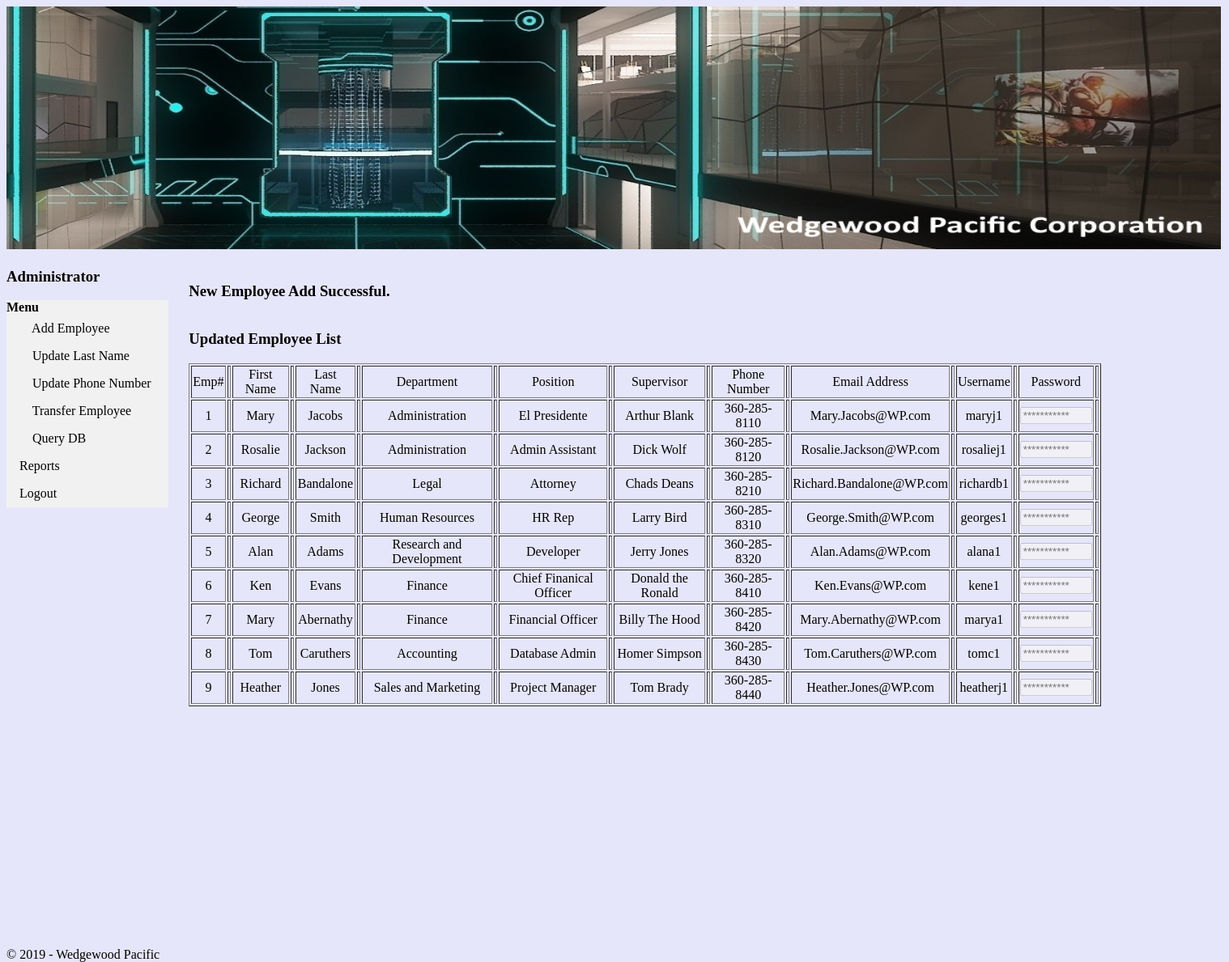
The page /PHP/newemployee.php on the database its author committed.
### tables this page shows
CREATE TABLE Employee (
                EmployeeNumber INT AUTO_INCREMENT NOT NULL,
                FirstName CHAR(25) NOT NULL,
                LastName CHAR(25) NOT NULL,
                Department CHAR(35) NOT NULL DEFAULT "Human Resources",
                Position CHAR(35),
                Supervisor CHAR(35),
                OfficePhone CHAR(12),
                EmailAddress VARCHAR(100) NOT NULL,
                Username VARCHAR(15) NOT NULL,
                Password VARCHAR(15) NOT  NULL,
                CONSTRAINT Employee_Num_PK PRIMARY KEY (EmployeeNumber)
);

### PHP/newemployee.php (the view, shortened to what this page needs)
<!DOCTYPE html>
<html>
<head>
<link rel="stylesheet" type="text/css" href="wpstyle.css">
</head>
<body>
<section id="top">
<img src="banner.jpg" alt="banner" style="width:1500px;height:300px;" >
</section>
<section id="menu">
<h3> Administrator </h3>
	<ul>
		<li><b>Menu</b></li>
		<li><a href="newemployee.html">&nbsp &nbsp Add Employee</a></li>
		<li><a href="changelastnm.php">&nbsp &nbsp Update Last Name</a></li>
		<li><a href="changeph.php">&nbsp &nbsp Update Phone Number</a></li>
		<li><a href="moveemp.php">&nbsp &nbsp Transfer Employee</a></li>
		<li><a href="querydb.html">&nbsp &nbsp Query DB</a></li>
		<li><a href="Reports.html">Reports</a></li>
		<li><a href="wphome.html">Logout</a></li>
	</ul>
</section>
<?php
  $servername = "localhost";
  $username = "root";
  $password = "";
  $dbname = "wp";
  $firstname= $_POST["firstname"];
  $lastname=  $_POST["lastname"];
  $department= $_POST["department"];
  $position=  $_POST["position"];
  $supervisor=  $_POST["supervisor"];
  $officenumber=  $_POST["officephone"];
  $emailaddress= $_POST["emailaddress"];
  $user= $_POST["username"];
  $pass= $_POST["password"];
  $conn = new mysqli($servername, $username, $password, $dbname);
	$result = $conn->query("insert into employee (EmployeeNumber,FirstName, LastName, Department, Position, Supervisor, OfficePhone, EmailAddress, Username, Password) value (NULL, '$firstname','$lastname','$department','$position','$supervisor','$officenumber', '$emailaddress', '$user', '$pass' )");
   if($result === true)
      echo "<br/><h3> New Employee Add Successful. </h3>";
   else
      echo "<br/> <h3>Failed to add new employee. </h3><br/>";
?>
<section id="main">
<h3>Updated Employee List</h3>
         <table border ="1">
        <thead>
            <tr>
                <td><center>Emp#<td></center>
                <td><center>First Name<td></center>
				<td><center>Last Name<td></center>
				<td><center>Department<td></center>
				<td><center>Position<td></center>
				<td><center>Supervisor<td></center>
				<td><center>Phone Number<td></center>
				<td><center>Email Address<td></center>
				<td><center>Username<td></center>
				<td><center>Password<td></center>
            </tr>
        </thead>
        <tbody>
        <?php
			$servername = "localhost";
			$username = "root";
			$password = "";
			$dbname = "wp";
			$conn = new mysqli($servername, $username, $password, $dbname);
            $results = $conn->query("select employeenumber, firstname, lastname, department, position, supervisor, officephone, emailaddress, username, password from employee where not employeenumber ='10'");
            while($row = $results->fetch_assoc()) {
            ?>
                <tr>
					<td><center><?php echo $row['employeenumber']?><td></center>
                    <td><center><?php echo $row['firstname']?><td></center>
                    <td><center><?php echo $row['lastname']?><td></center>
					<td><center><?php echo $row['department']?><td></center>
					<td><center><?php echo $row['position']?><td></center>
                    <td><center><?php echo $row['supervisor']?><td></center>
					<td><center><?php echo $row['officephone']?><td></center>
					<td><center><?php echo $row['emailaddress']?><td></center>
					<td><center><?php echo $row['username']?><td></center>
					<td><center><input disabled type ="" size="8" placeholder="***********"<?php echo $row['password']?></input></center><td>
                </tr>
            <?php
            }
            ?>
            </tbody>
            </table>
</section>
<section id="footer">
<footer>
<center>© 2019 - Wedgewood Pacific</center
</footer>
</section>
</body>
</html>

### CSS/wpstyle.css (style rules this page uses)
body { background-color: #E6E6FA; }
ul { list-style-type: none; margin: 0; padding: 0; width: 200px; background-color: #f1f1f1; }
li a { display: block; color: #000; padding: 8px 16px; text-decoration: none; }
section#menu { float: left; width: 15%; height: 800px; }
section#main { float: left; width: 75%; height:800px; }
section#footer { position:fixed; bottom:0; width:50% height:20px; }

### rows shown on the page
employee: EmployeeNumber "1", FirstName "Mary", LastName "Jacobs", Department "Administration", Position "El Presidente", Supervisor "Arthur Blank", OfficePhone "360-285-8110", EmailAddress "Mary.Jacobs@WP.com", Username "maryj1"
employee: EmployeeNumber "2", FirstName "Rosalie", LastName "Jackson", Department "Administration", Position "Admin Assistant", Supervisor "Dick Wolf", OfficePhone "360-285-8120", EmailAddress "Rosalie.Jackson@WP.com", Username "rosaliej1"
employee: EmployeeNumber "3", FirstName "Richard", LastName "Bandalone", Department "Legal", Position "Attorney", Supervisor "Chads Deans", OfficePhone "360-285-8210", EmailAddress "Richard.Bandalone@WP.com", Username "richardb1"
employee: EmployeeNumber "4", FirstName "George", LastName "Smith", Department "Human Resources", Position "HR Rep", Supervisor "Larry Bird", OfficePhone "360-285-8310", EmailAddress "George.Smith@WP.com", Username "georges1"
employee: EmployeeNumber "5", FirstName "Alan", LastName "Adams", Department "Research and Development", Position "Developer", Supervisor "Jerry Jones", OfficePhone "360-285-8320", EmailAddress "Alan.Adams@WP.com", Username "alana1"
employee: EmployeeNumber "6", FirstName "Ken", LastName "Evans", Department "Finance", Position "Chief Finanical Officer", Supervisor "Donald the Ronald", OfficePhone "360-285-8410", EmailAddress "Ken.Evans@WP.com", Username "kene1"
employee: EmployeeNumber "7", FirstName "Mary", LastName "Abernathy", Department "Finance", Position "Financial Officer", Supervisor "Billy The Hood", OfficePhone "360-285-8420", EmailAddress "Mary.Abernathy@WP.com", Username "marya1"
employee: EmployeeNumber "8", FirstName "Tom", LastName "Caruthers", Department "Accounting", Position "Database Admin", Supervisor "Homer Simpson", OfficePhone "360-285-8430", EmailAddress "Tom.Caruthers@WP.com", Username "tomc1"
employee: EmployeeNumber "9", FirstName "Heather", LastName "Jones", Department "Sales and Marketing", Position "Project Manager", Supervisor "Tom Brady", OfficePhone "360-285-8440", EmailAddress "Heather.Jones@WP.com", Username "heatherj1"
